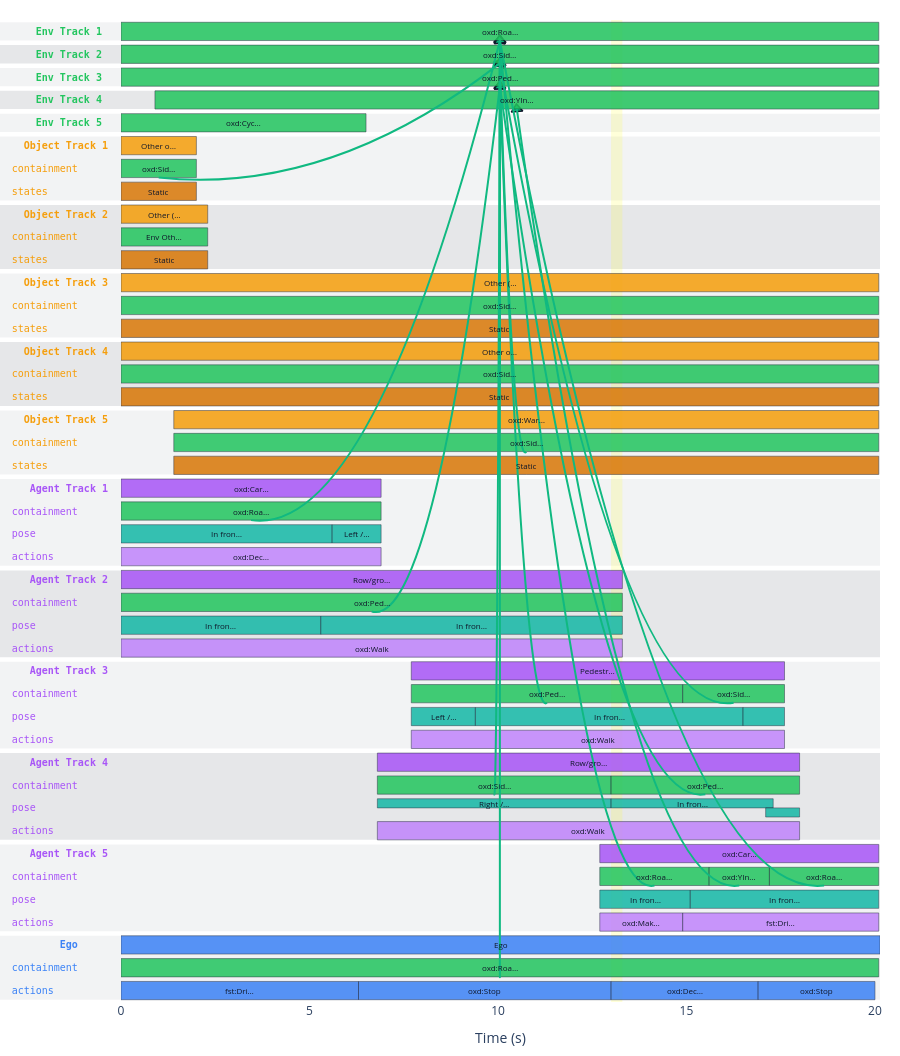

The code cell stored with this chart in its notebook:
### Markdown cell above
## 4. Headless timeline figure

`viz.render_timeline(seq, highlight=...)` returns a static
`plotly.graph_objects.Figure` with one row per track group
(Ego / Agents / Traffic Lights / Objects / Environments) and the
five causal-arrow families overlaid. The `highlight` band
marks a window — pass `m.interval` to focus attention on
the match.

### Code cell
fig = viz.render_timeline(seq, highlight=(m.interval.start, m.interval.end))
fig
